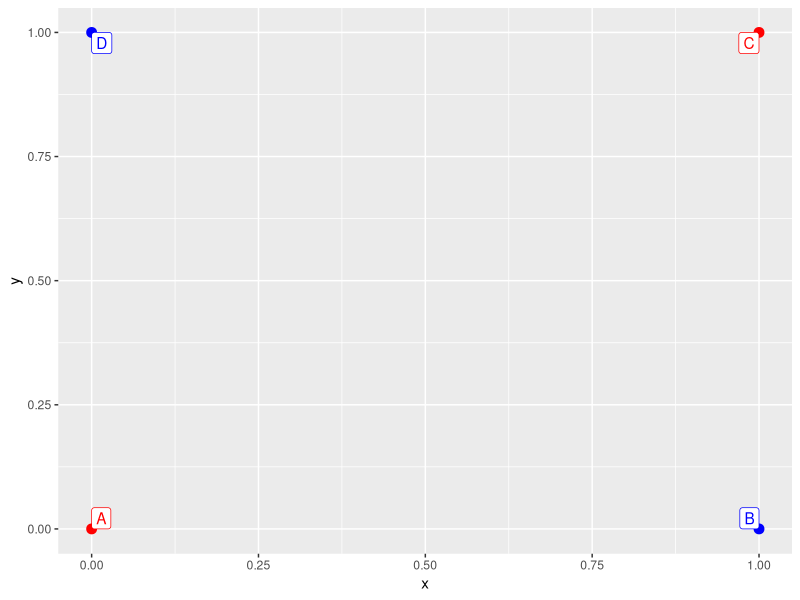
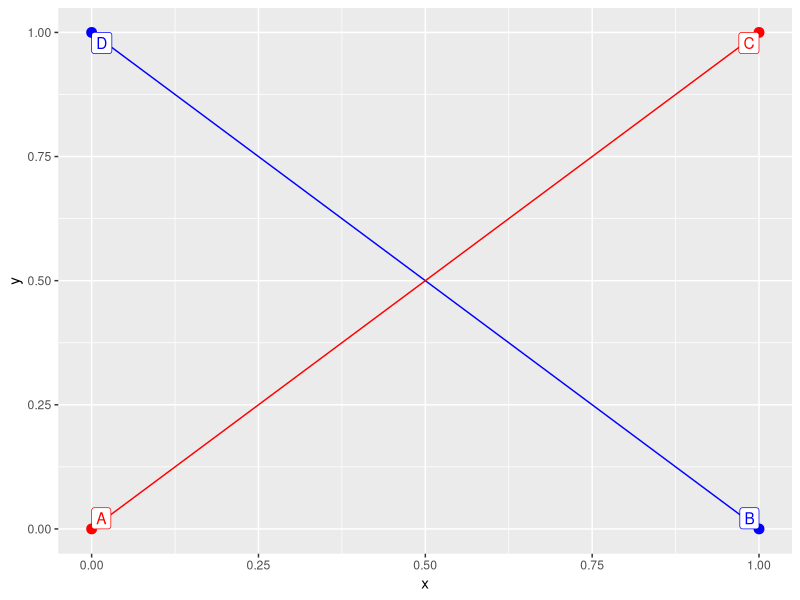
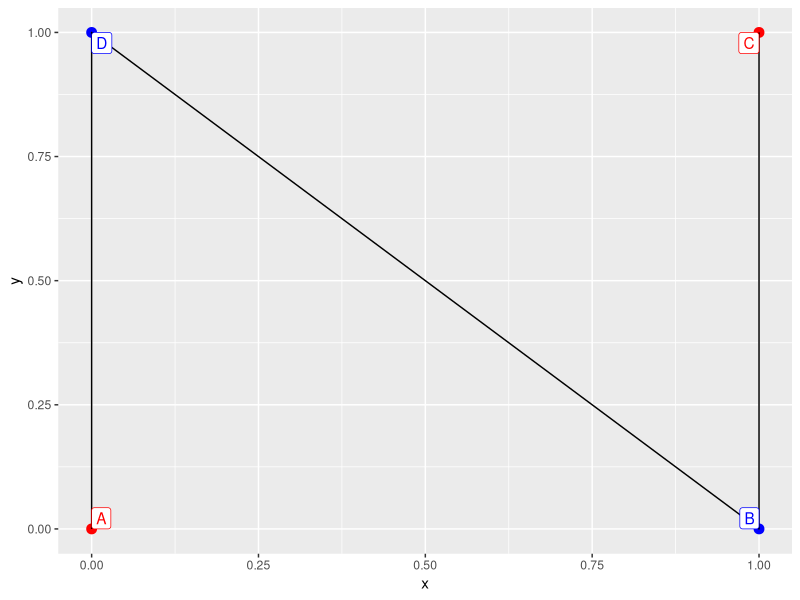
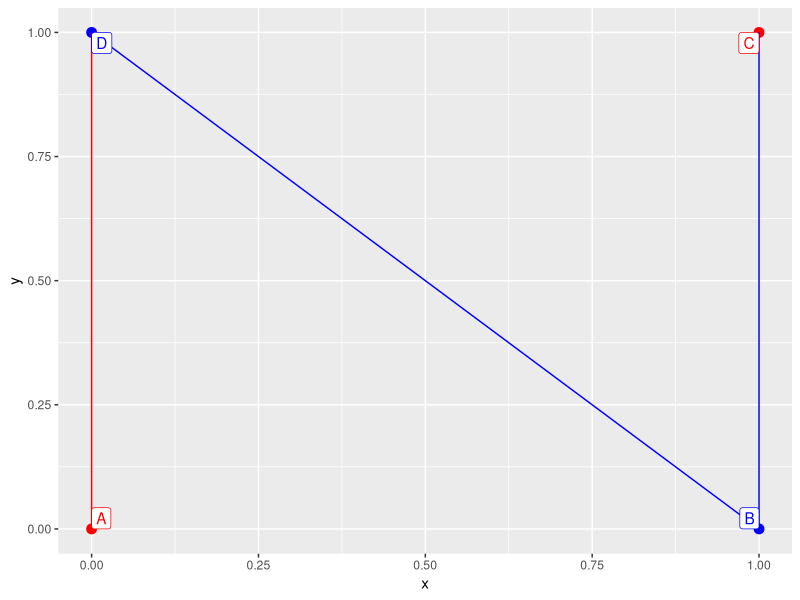
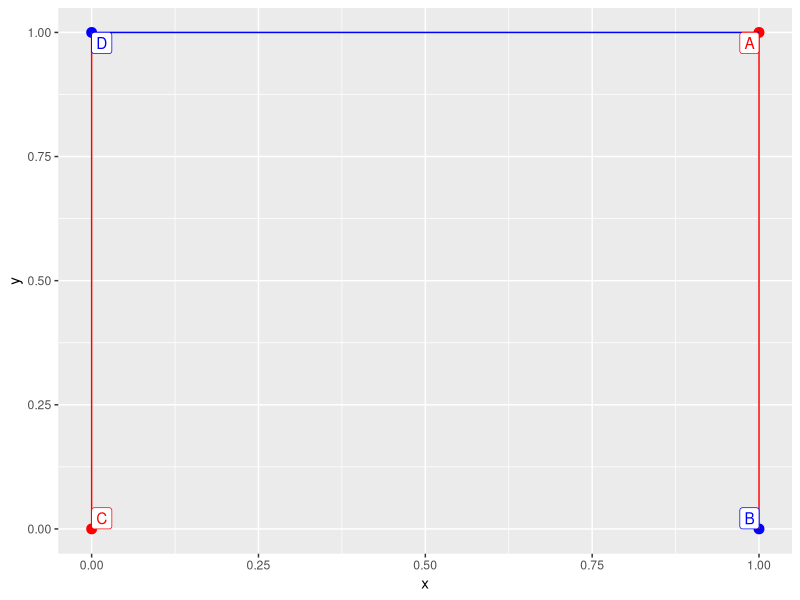
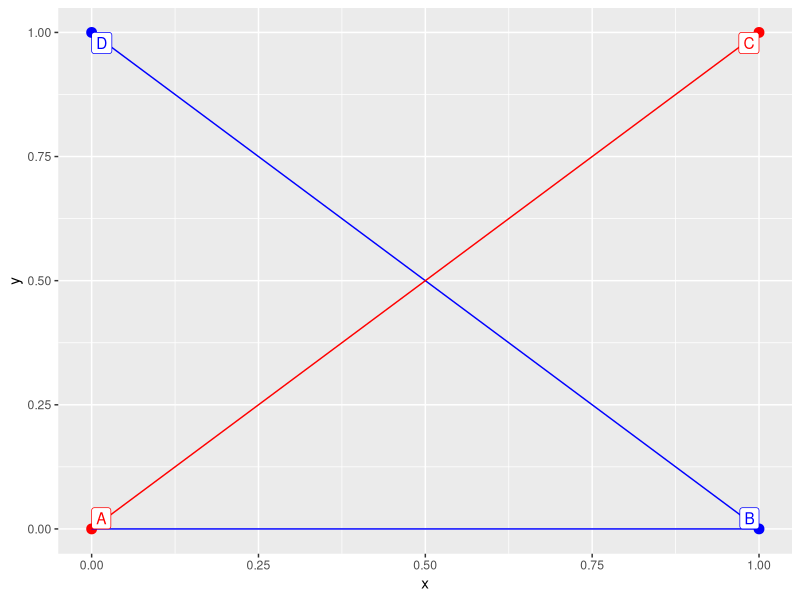
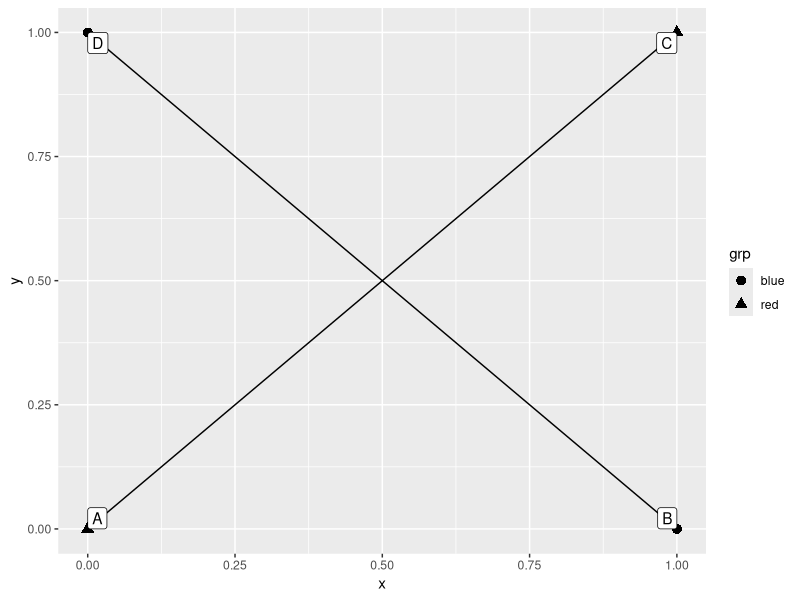
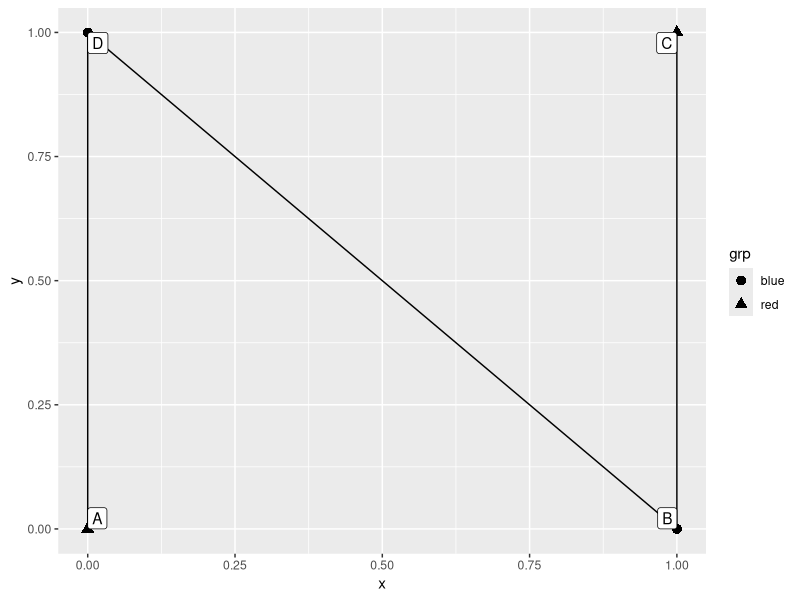

These charts were generated, in order, by the following R code:
## ---- chunk 1
library(ggplot2)
library(magrittr)
library(data.table)
## ---- chunk 2
dt <- data.table(
    x = c(0, 0, 1, 1),
    y = c(0, 1, 0, 1),
    grp = c('red', 'blue', 'blue', 'red'),
    id = c('A', 'D', 'B', 'C')
)
## ---- chunk 3
dt %>% ggplot(aes(x, y, col = I(grp))) + 
    geom_point(size = 3) + 
    geom_label(aes(label = id), vjust = "inward", hjust = "inward")
## ---- chunk 4
dt %>% ggplot(aes(x, y, col = I(grp))) + 
    geom_point(size = 3) + 
    geom_line() + 
    geom_label(aes(label = id), vjust = "inward", hjust = "inward")
## ---- chunk 5
dt %>% ggplot(aes(x, y, col = I(grp))) + 
    geom_point(size = 3) + 
    geom_line(aes(col = NULL)) + 
    geom_label(aes(label = id), vjust = "inward", hjust = "inward")
## ---- chunk 6
dt %>% ggplot(aes(x, y, col = I(grp))) + 
    geom_point(size = 3) + 
    geom_line(aes(group = 'arbitrary_constant_value')) + 
    geom_label(aes(label = id), vjust = "inward", hjust = "inward")
## ---- chunk 7
dt_mixed <- data.table(
    x = c(1, 0, 1, 0),
    y = c(1, 0, 0, 1),
    grp = c('red', 'red', 'blue', 'blue'),
    id = c('A', 'C', 'B', 'D')
)
## ---- chunk 8
dt_mixed %>% ggplot(aes(x, y, col = I(grp))) + 
    geom_point(size = 3) + 
    geom_line(aes(group = 'arbitrary_constant_value')) + 
    geom_label(aes(label = id), vjust = "inward", hjust = "inward")
## ---- chunk 9
dt %>% ggplot(aes(x, y, col = I(grp))) + 
    geom_point(size = 3) + 
    geom_line(group = 'arbitrary_constant_value') + 
    geom_label(aes(label = id), vjust = "inward", hjust = "inward")
## ---- chunk 10
dt %>% ggplot(aes(x, y, pch = grp)) + 
    geom_point(size = 3) + 
    geom_line() + 
    geom_label(aes(label = id), vjust = "inward", hjust = "inward")
## ---- chunk 11
dt %>% ggplot(aes(x, y, pch = grp)) + 
    geom_point(size = 3) + 
    geom_line(aes(pch = NULL)) + 
    geom_label(aes(label = id), vjust = "inward", hjust = "inward")
## ---- chunk 12
dt %>% ggplot(aes(x, y, pch = grp)) + 
    geom_point(size = 3) + 
    geom_line(aes(group = 1)) + 
    geom_label(aes(label = id), vjust = "inward", hjust = "inward")
## ---- chunk 13
dt <- data.table(
    x = c(0,2,4,5,4,2,0,-1),
    y = c(0,-1,0,2,4,5,4,2),
    grp_1 = c('red','blue','red','blue','red','blue','red','blue'),
    grp_2 = c(2,2,4,4,2,2,4,4),
    id = LETTERS[1:8]
)
## ---- chunk 14
dt %>% ggplot(aes(x, y, col = I(grp_1), size = I(grp_2))) + 
    geom_point() + 
    geom_label(aes(label = id), vjust = "inward", hjust = "inward")
## ---- chunk 15
dt %>% ggplot(aes(x, y, col = I(grp_1), size = I(grp_2))) + 
    geom_point() + 
    geom_line() + 
    geom_label(aes(label = id), vjust = "inward", hjust = "inward")
## ---- chunk 16
dt %>% ggplot(aes(x, y, col = I(grp_1), size = I(grp_2))) + 
    geom_point() + 
    geom_line(aes(col = NULL, size = NULL)) + 
    geom_label(aes(label = id), vjust = "inward", hjust = "inward")
## ---- chunk 17
dt %>% ggplot(aes(x, y, col = I(grp_1), size = I(grp_2))) + 
    geom_point() + 
    geom_line(aes(group = 1)) + 
    geom_label(aes(label = id), vjust = "inward", hjust = "inward")
## ---- chunk 18
dt %>% ggplot(aes(x, y, col = I(grp_1), size = I(grp_2))) + 
    geom_point() + 
    geom_line(aes(group = 1, col = NULL, size = NULL)) + 
    geom_label(aes(label = id), vjust = "inward", hjust = "inward") 
## ---- chunk 19
dt %>% ggplot(aes(x, y, col = I(grp_1), size = I(grp_2))) + 
    geom_point() + 
    geom_line(group = 1) + 
    geom_label(aes(label = id), vjust = "inward", hjust = "inward")
## ---- chunk 20
dt <- data.table(
    x = c(0,2,4,5,4,2,0,-1),
    y = c(0,-1,0,2,4,5,4,2),
    grp_1 = c('red','blue','red','blue','red','blue','red','blue'),
    grp_2 = c('a', 'a', 'b', 'b', 'a', 'a', 'b', 'b'),
    id = LETTERS[1:8]
)
## ---- chunk 21
dt %>% ggplot(aes(x, y, col = I(grp_1), pch = grp_2)) + 
    geom_point(size = 3) + 
    geom_line() + 
    geom_label(aes(label = id), vjust = "inward", hjust = "inward")
## ---- chunk 22
dt %>% ggplot(aes(x, y, col = I(grp_1), pch = grp_2)) + 
    geom_point(size = 3) + 
    geom_line(aes(col = NULL)) + 
    geom_label(aes(label = id), vjust = "inward", hjust = "inward")
## ---- chunk 23
dt %>% ggplot(aes(x, y, col = I(grp_1), pch = grp_2)) + 
    geom_point(size = 3) + 
    geom_line(aes(pch = NULL)) + 
    geom_label(aes(label = id), vjust = "inward", hjust = "inward")
## ---- chunk 24
dt %>% ggplot(aes(x, y, col = I(grp_1), pch = grp_2)) + 
    geom_point(size = 3) + 
    geom_line(aes(col = NULL, pch = NULL)) + 
    geom_label(aes(label = id), vjust = "inward", hjust = "inward")
## ---- chunk 25
dt %>% ggplot(aes(x, y, col = I(grp_1), pch = grp_2)) + 
    geom_point(size = 3) + 
    geom_line(aes(group = 1)) + 
    geom_label(aes(label = id), vjust = "inward", hjust = "inward")
## ---- chunk 26
dt %>% ggplot(aes(x, y, col = I(grp_1), pch = grp_2)) + 
    geom_point(size = 3) + 
    geom_line(aes(group = 1, col = NULL)) + 
    geom_label(aes(label = id), vjust = "inward", hjust = "inward")
## ---- chunk 27
dt %>% ggplot(aes(x, y, col = I(grp_1), pch = grp_2)) + 
    geom_point(size = 3) + 
    geom_line(aes(group = 1, pch = NULL)) + 
    geom_label(aes(label = id), vjust = "inward", hjust = "inward")
## ---- chunk 28
dt %>% ggplot(aes(x, y, col = I(grp_1), pch = grp_2)) + 
    geom_point(size = 3) + 
    geom_line(aes(group = 1, col = NULL, pch = NULL)) + 
    geom_label(aes(label = id), vjust = "inward", hjust = "inward") 
## ---- chunk 29
dt %>% ggplot(aes(x, y, col = I(grp_1), pch = grp_2)) + 
    geom_point(size = 3) + 
    geom_line(group = 1) + 
    geom_label(aes(label = id), vjust = "inward", hjust = "inward")
## ---- chunk 30
dt %>% ggplot(aes(x, y, col = I(grp_1), pch = grp_2)) + 
    geom_point(size = 3) + 
    geom_line(group = 1, aes(col = NULL)) + 
    geom_label(aes(label = id), vjust = "inward", hjust = "inward") 
## ---- chunk 31
dt %>% ggplot(aes(x, y, col = I(grp_1), pch = grp_2)) + 
    geom_point(size = 3) + 
    geom_line(group = 1, aes(pch = NULL)) + 
    geom_label(aes(label = id), vjust = "inward", hjust = "inward")
## ---- chunk 32
dt %>% ggplot(aes(x, y, col = I(grp_1), pch = grp_2)) + 
    geom_point(size = 3) + 
    geom_line(group = 1, aes(col = NULL, pch = NULL)) + 
    geom_label(aes(label = id), vjust = "inward", hjust = "inward")
